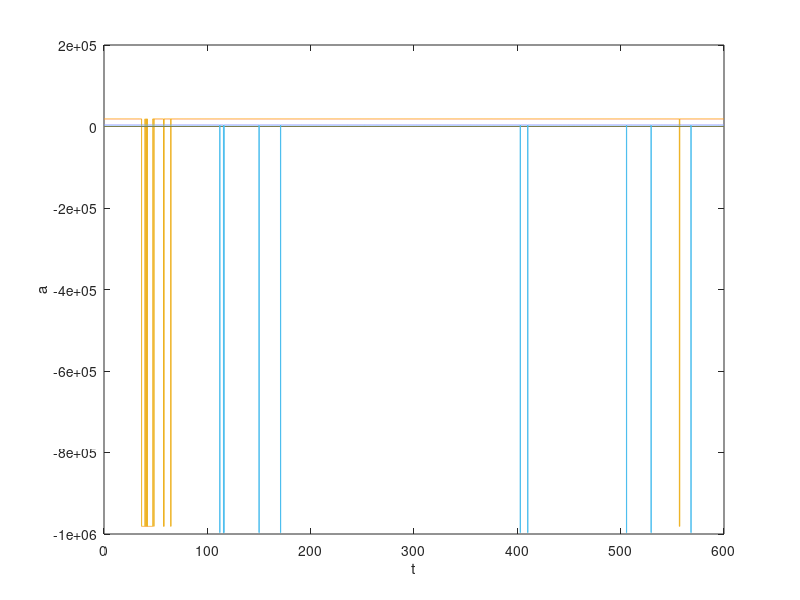

Write MATLAB code to recreate this figure. (Note: this script raises an error after producing the figure.)
clear all

%% data
bridge = 'trilbardou';
Fs = 50;
load('ponts marne/data/trilbardou1506/ambiant1_10min50Hz26C');
meanToZero = true;
autocorrelation = false;
correctClipping = 0;

dt = 1/Fs;
t = dt * (0:size(X, 2)-1);


% X = X([2], :);

%% sensors bugs

boundsX = [-20, 0];

if correctClipping
    clippingChanels = [];
    for dof = 1:size(X, 1)
        clippingInds = X(dof, :) < boundsX(1) | X(dof, :) > boundsX(2);
        if any(clippingInds)
            clippingChanels = [clippingChanels, dof];
            X(dof, clippingInds) = nan;
        end
    end
    
    for dof = clippingChanels
        for kt = 2:size(X, 2)
            if isnan(X(dof, kt))
                X(dof, kt) = X(dof, kt-1);
            end
        end
        for kt = size(X, 2)-1:-1:1
            if isnan(X(dof, kt))
                X(dof, kt) = X(dof, kt+1);
            end
        end
    end
    
    if ~isempty(clippingChanels)
        warning(['clipping in channels ', num2str(clippingChanels)]);
    end
end

%%

if meanToZero
    for dof = 1:size(X, 1)
        X(dof, :) = X(dof, :) - mean(X(dof, :));
    end
end

if autocorrelation
    Rx = nan(size(X));
    for dof = 1:size(X, 1)
        RxDof = xcorr(X(dof, :), 'biased') / var(X(dof, :));
        Rx(dof, :) = RxDof(ceil(length(RxDof)/2):end);
    end
end

%% plots

fig = figure;
ax = axes(fig);
plts = plot(t, X);
xlabel(ax, 't');
ylabel(ax, 'a');

if autocorrelation
    fig = figure;
    ax = axes(fig);
    pltsAutocorr = plot(t, Rx);
    xlabel(ax, 't');
    ylabel(ax, 'Ra');
end

%% shapes plot

dimensionsShapes

%% wavelet

Q = 10;
NbMaxRidges = 1;
NbMaxParallelRidges = 1;
fmin = 0.5;
fmax = 5;

WaveletMenu('WaveletPlot', plts, 'Q', Q, 'fmin', fmin, 'fmax', fmax, 'MultiSignalMode', true,...
    'MaxRidges', NbMaxRidges, 'MaxParallelRidges', NbMaxParallelRidges, 'RealShapePlot', shapePlotBridge);


if autocorrelation
    WaveletMenu('WaveletPlot', pltsAutocorr, 'Q', Q, 'fmin', fmin, 'fmax', fmax, 'MultiSignalMode', true,...
    'MaxRidges', NbMaxRidges, 'MaxParallelRidges', NbMaxParallelRidges, 'RealShapePlot', shapePlotBridge);
end

















% 
% 
% %%
% 
% %(K-w2*M)*phi = 0 => (M\K-w2*Id)*phi = 0 => M\K*phi = w2*phi
% 
% mu = 1;
% deltaX = 1;
% N = 10;
% masse_essieu = 10;
% 
% 
% M = eye(N)*mu*deltaX;
% 
% 
% K = 6*eye(N);
% for index = 1:N-1
%     K(index, index+1) = -4;
%     K(index+1 , index) = -4;
% end
% for index = 1:N-2
%     K(index, index+2) = 1;
%     K(index+2 , index) = 1;
% end
% 
% 
% 
% xessieu = 5;
% DDLessieu = round(xessieu/deltaX);
% Mtilde = M;
% Mtilde(DDLessieu, DDLessieu) = Mtilde(DDLessieu, DDLessieu) + masse_essieu;
% 
% 
% 
% [Vtilde, Dtilde] = eig(Mtilde\K);
% 
% for mode = 1:N
%     deformee = Vtilde(:, mode);
%     m_modal = traspose(deformee)*Mtilde*deformee;
%     k_modal = traspose(deformee)*K*deformee;
%     c_modal = traspose(deformee)*C*deformee;
%     
%     
% 
